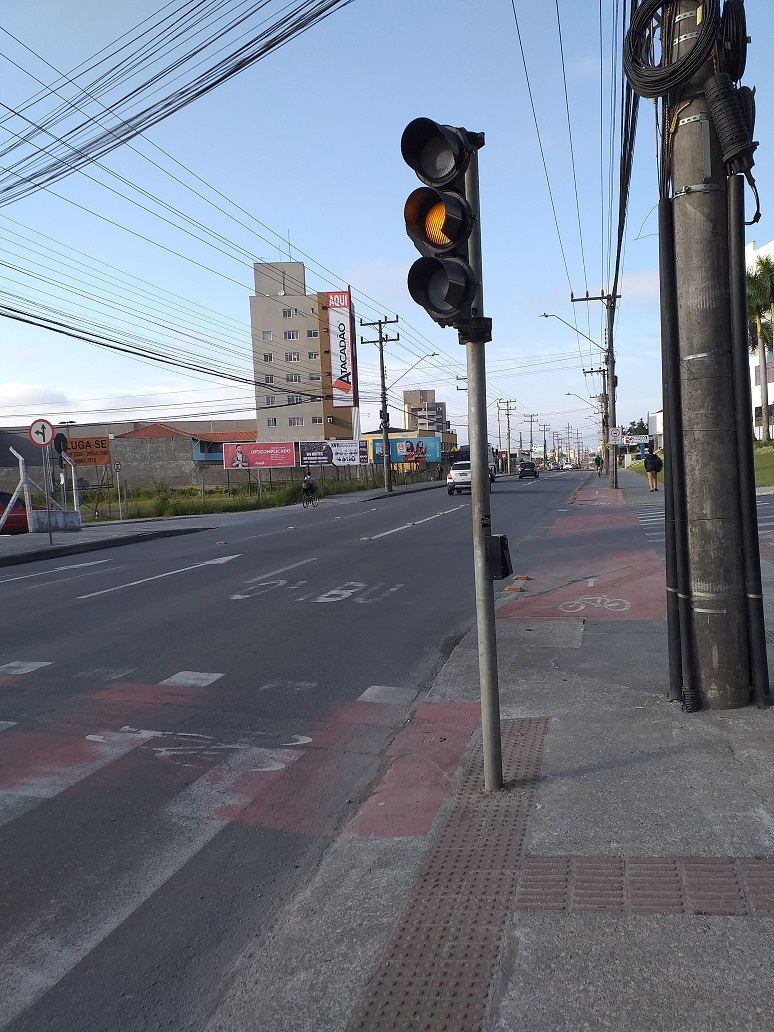
#> input picture traffic_light_recognize/ImagesTest/10.jpg, 774 x 1032 px
$ python staticfiles.py
#> lines starting #> are read from the running program, lines starting #| are printed output that depends on the picture; after the words box and inside, x2 and y2 are one past the last pixel; in counts of white or black regions, pixels touching at a corner belong together
import cv2
import numpy as np

classificador = cv2.CascadeClassifier("cascade_semaforo_2.xml")

imagem = cv2.imread("ImagesTest/10.jpg")
#> imagem is the input picture: shape (1032, 774, 3); mean B, G, R 134, 121, 114.1

imagemcinza = cv2.cvtColor(imagem, cv2.COLOR_BGR2GRAY)
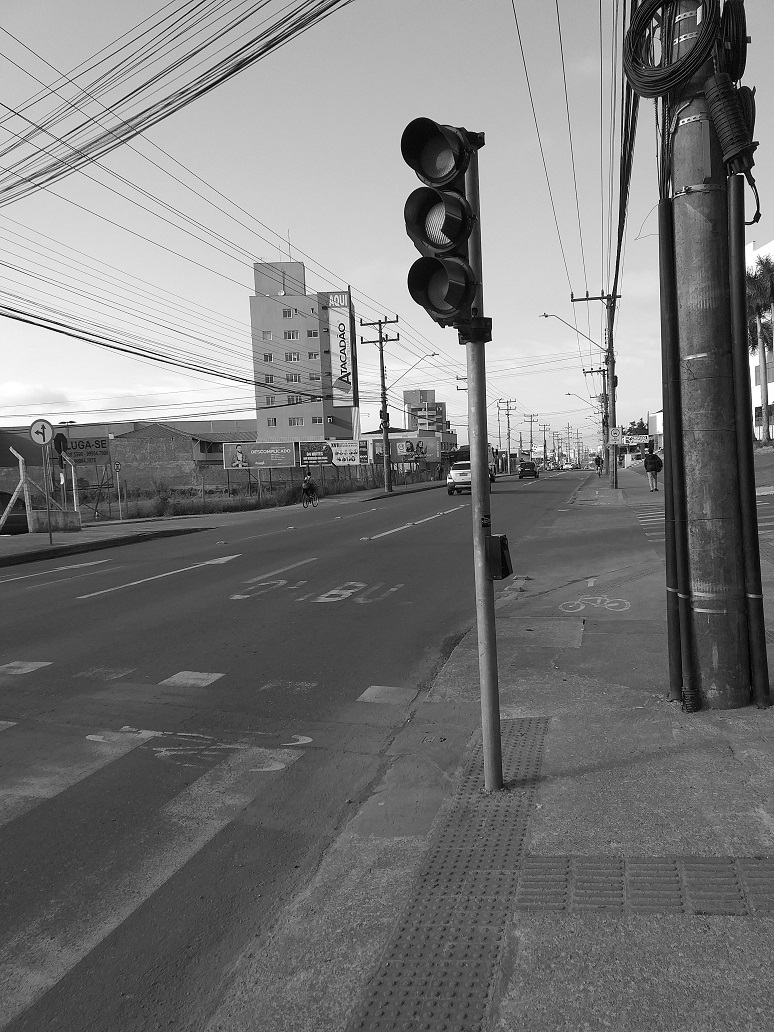
#> imagemcinza: shape (1032, 774); min 0, max 255, mean 120.4


#print('green: ', np.count_nonzero(green))

deteccoes= classificador.detectMultiScale(imagemcinza, scaleFactor=1.25, minNeighbors=7)
#> deteccoes = [[334, 110, 226, 226]]

for(x, y, l, a) in deteccoes:
    cv2.rectangle(imagem, (x, y), (x+l, y+a), (0, 0, 0), 2)
    roi_color = imagem[y:y + a, x:x + l]
    hsv = cv2.cvtColor(roi_color, cv2.COLOR_BGR2HSV)
    green = cv2.inRange(hsv, (36, 25, 25), (70, 255, 255))
    red = cv2.inRange(hsv, (161, 155, 84), (179, 255, 255))
    yellow = cv2.inRange(hsv, (20, 100, 100), (30, 255, 255))
    print('green: ', np.count_nonzero(green))
    print('yellow: ', np.count_nonzero(yellow))
    print('red: ', np.count_nonzero(red))
#> this loop made 1 pass
#| green:  0
#| yellow:  118
#| red:  4
#> pass 1, `roi_color = imagem[y:y + a, x:x + l]`:
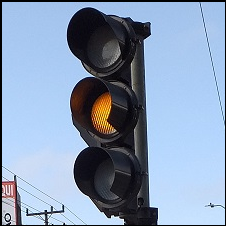
#> roi_color: shape (226, 226, 3); mean B, G, R 179.1, 153.7, 135.2
#> pass 1, `red = cv2.inRange(hsv, (161, 155, 84), (179, 255, 255))`:
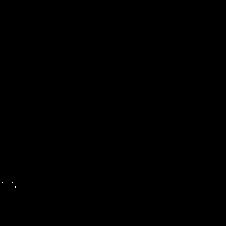
#> red: shape (226, 226); 0.01% white in thin lines or dots, all inside (x1, y1, x2, y2) = (2, 182, 16, 188)
#> after the loop:
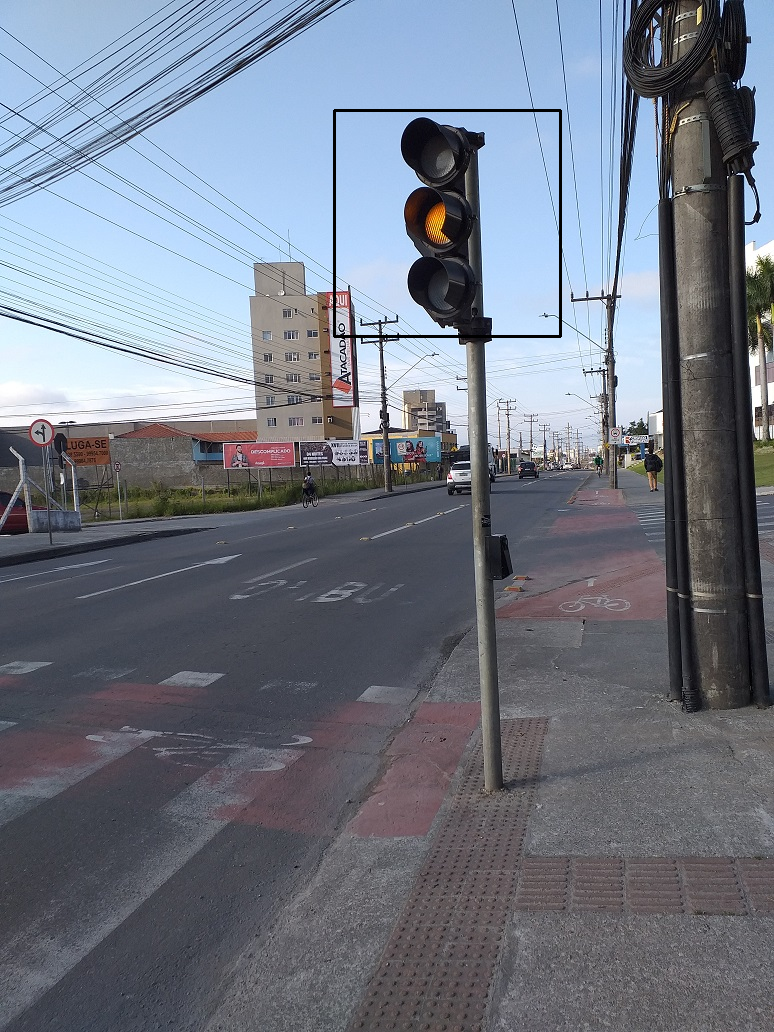
#> imagem: shape (1032, 774, 3); 0.34% of pixels changed, all inside (x1, y1, x2, y2) = (333, 109, 562, 338)
#> after the loop:
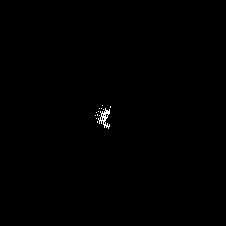
#> yellow: shape (226, 226); 0.23% white in thin lines or dots, all inside (x1, y1, x2, y2) = (95, 105, 111, 129)
    #cv2.imwrite(str(l) + str(a) + '_faces.jpg', roi_color)
cv2.imshow("", imagem)
cv2.waitKey(0)
cv2.destroyAllWindows()

$ run again, with traffic_light_recognize/ImagesTest/1.jpg copied over traffic_light_recognize/ImagesTest/10.jpg
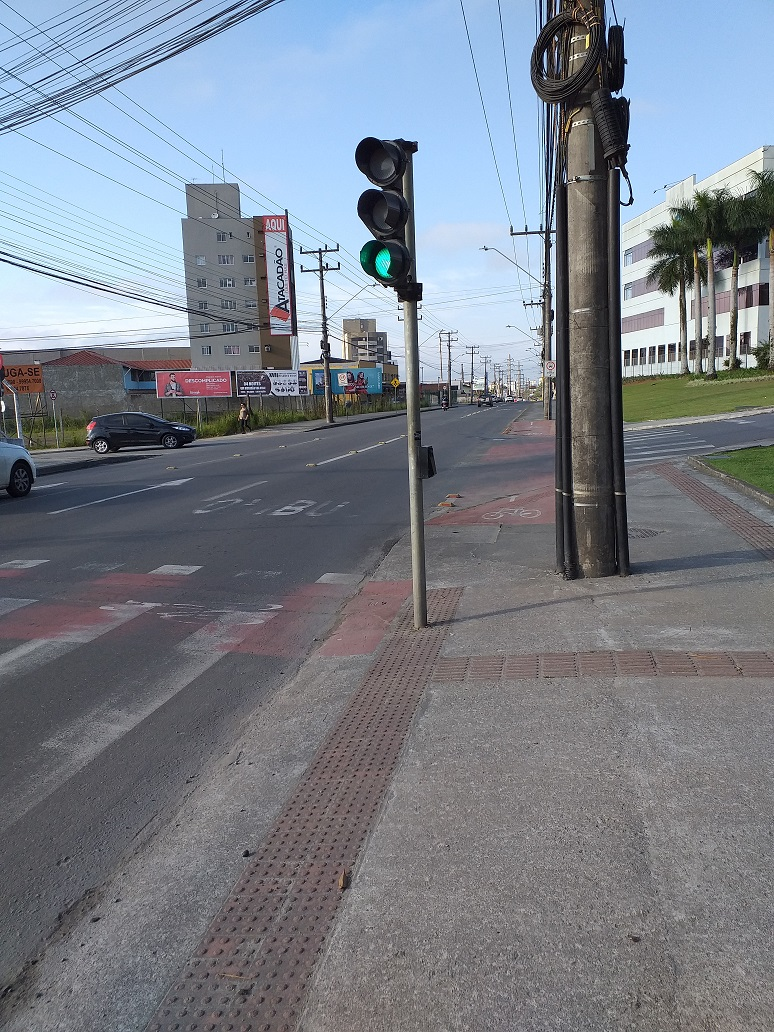
#> input picture traffic_light_recognize/ImagesTest/1.jpg, 774 x 1032 px
#> imagem is the input picture: shape (1032, 774, 3); mean B, G, R 138.2, 128.2, 121.7
#> `imagemcinza = cv2.cvtColor(imagem, cv2.COLOR_BGR2GRAY)`:
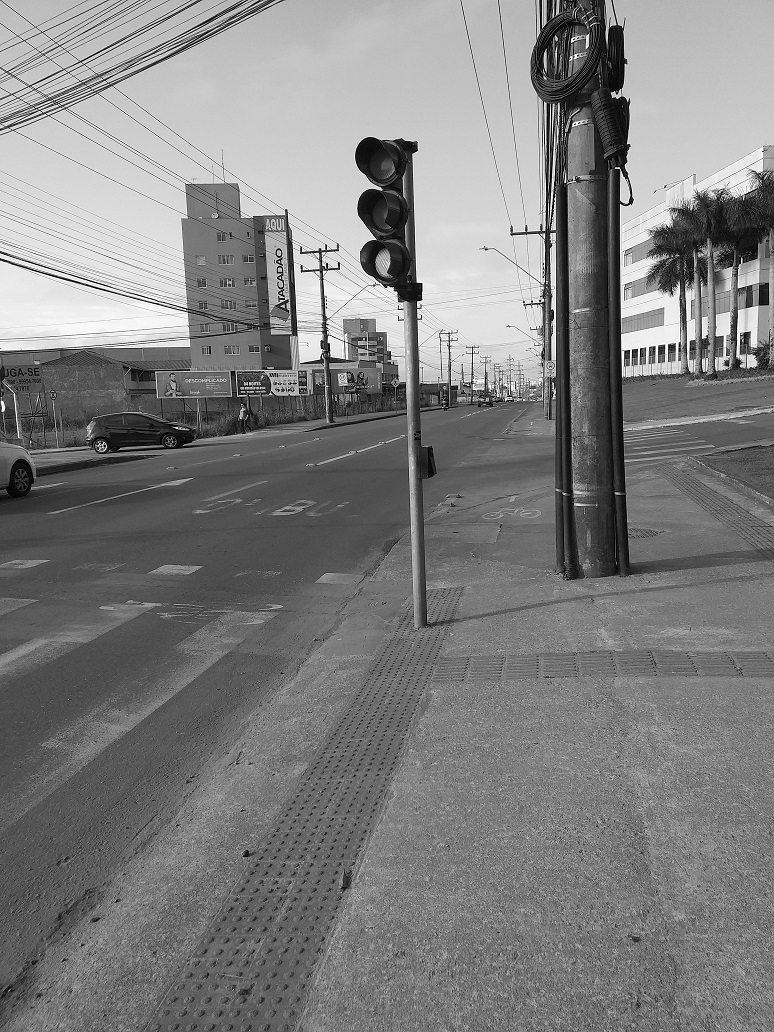
#> imagemcinza: shape (1032, 774); min 0, max 255, mean 127.4
#> deteccoes = [[313, 130, 155, 155]]
#> the loop `for(x, y, l, a) in deteccoes:` made 1 pass
#> (printed output is left out)
#> after the loop `for(x, y, l, a) in deteccoes:`:
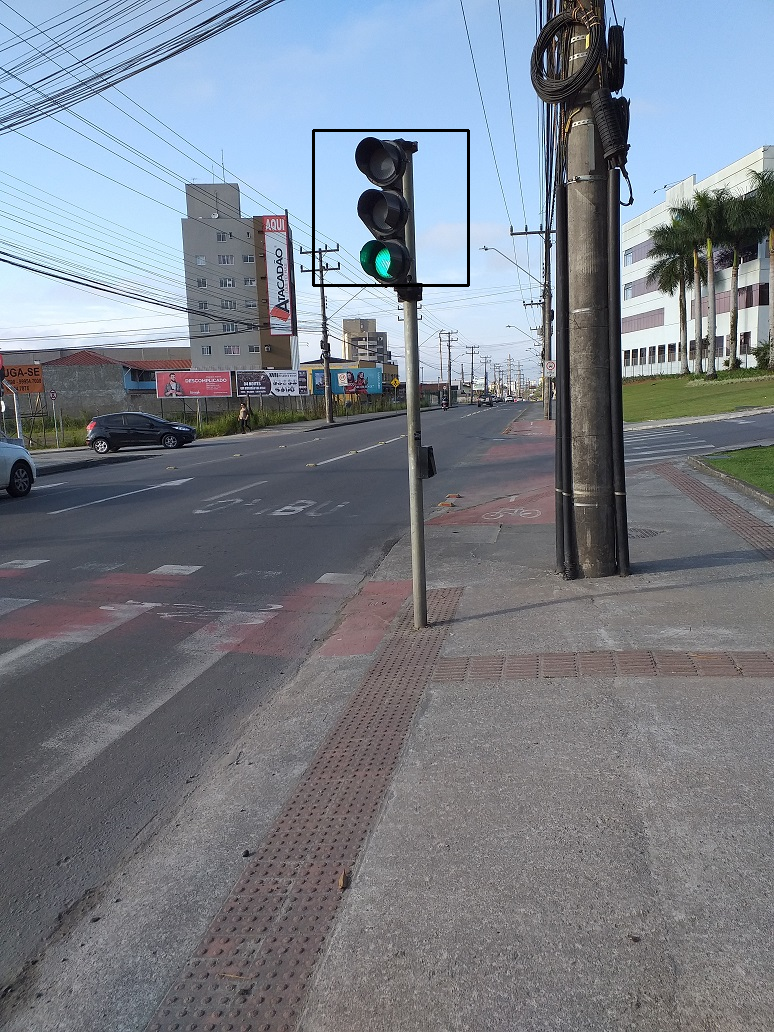
#> imagem: shape (1032, 774, 3); 0.23% of pixels changed, all inside (x1, y1, x2, y2) = (312, 129, 470, 287)

$ run again, with traffic_light_recognize/ImagesTest/2.jpg copied over traffic_light_recognize/ImagesTest/10.jpg
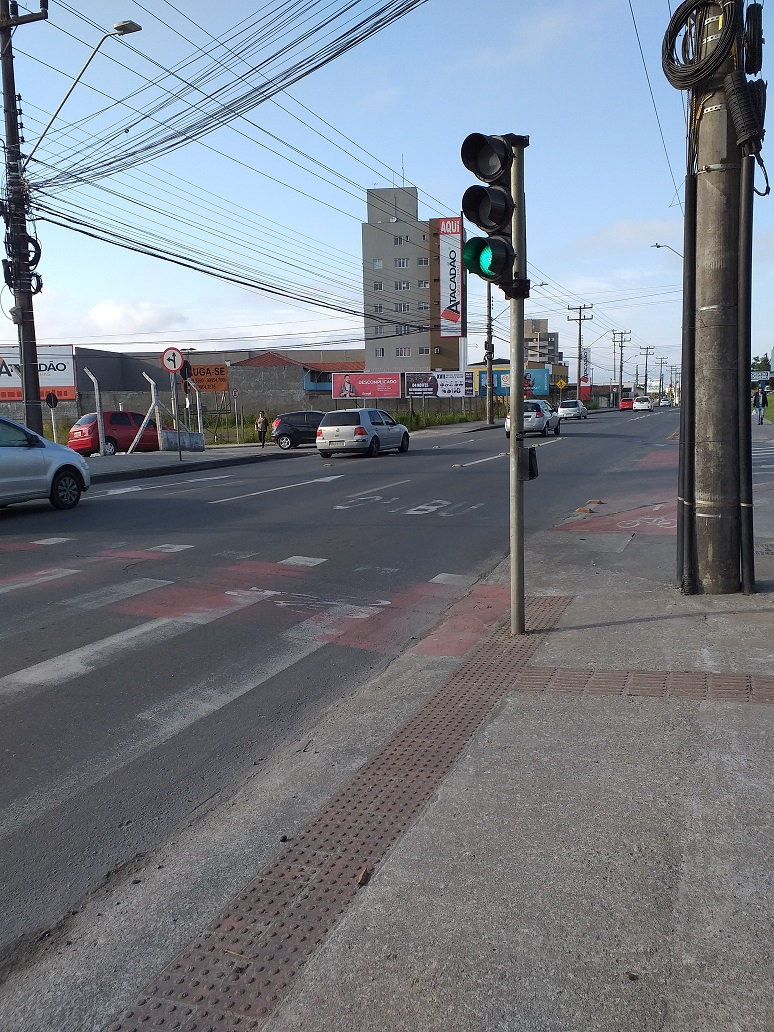
#> input picture traffic_light_recognize/ImagesTest/2.jpg, 774 x 1032 px
#> imagem is the input picture: shape (1032, 774, 3); mean B, G, R 134.2, 124.8, 118.8
#> `imagemcinza = cv2.cvtColor(imagem, cv2.COLOR_BGR2GRAY)`:
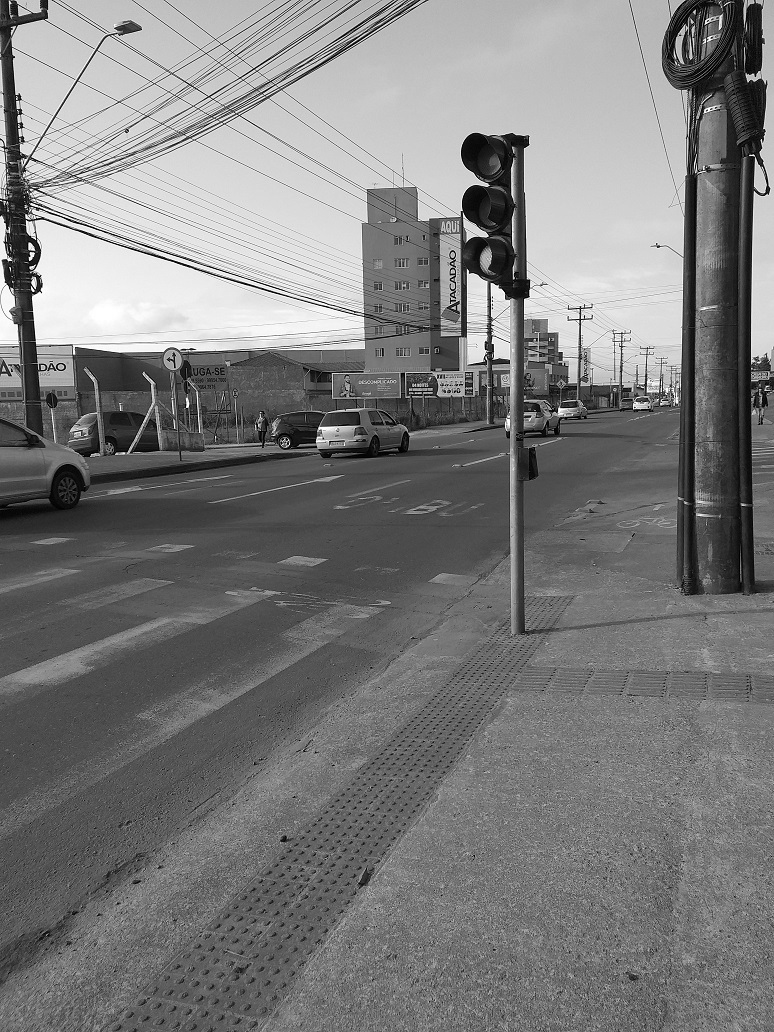
#> imagemcinza: shape (1032, 774); min 0, max 255, mean 124
#> deteccoes = [[396, 113, 198, 198]]
#> the loop `for(x, y, l, a) in deteccoes:` made 1 pass
#> (printed output is left out)
#> after the loop `for(x, y, l, a) in deteccoes:`:
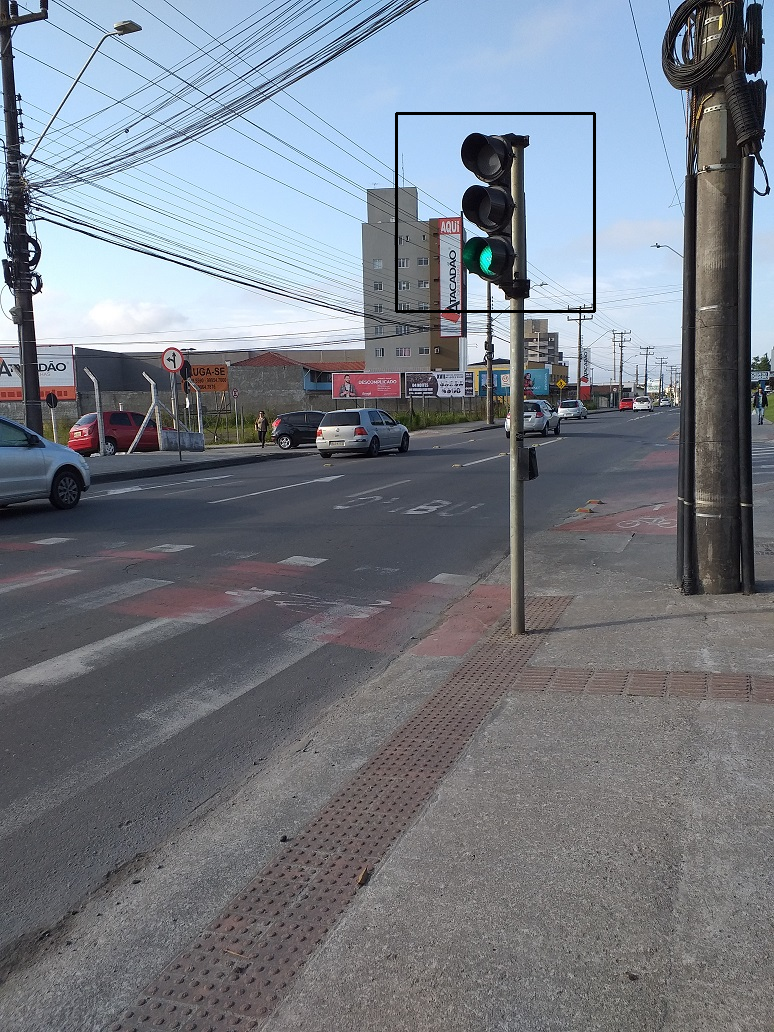
#> imagem: shape (1032, 774, 3); 0.3% of pixels changed, all inside (x1, y1, x2, y2) = (395, 112, 596, 313)

$ run again, with traffic_light_recognize/ImagesTest/3.jpg copied over traffic_light_recognize/ImagesTest/10.jpg
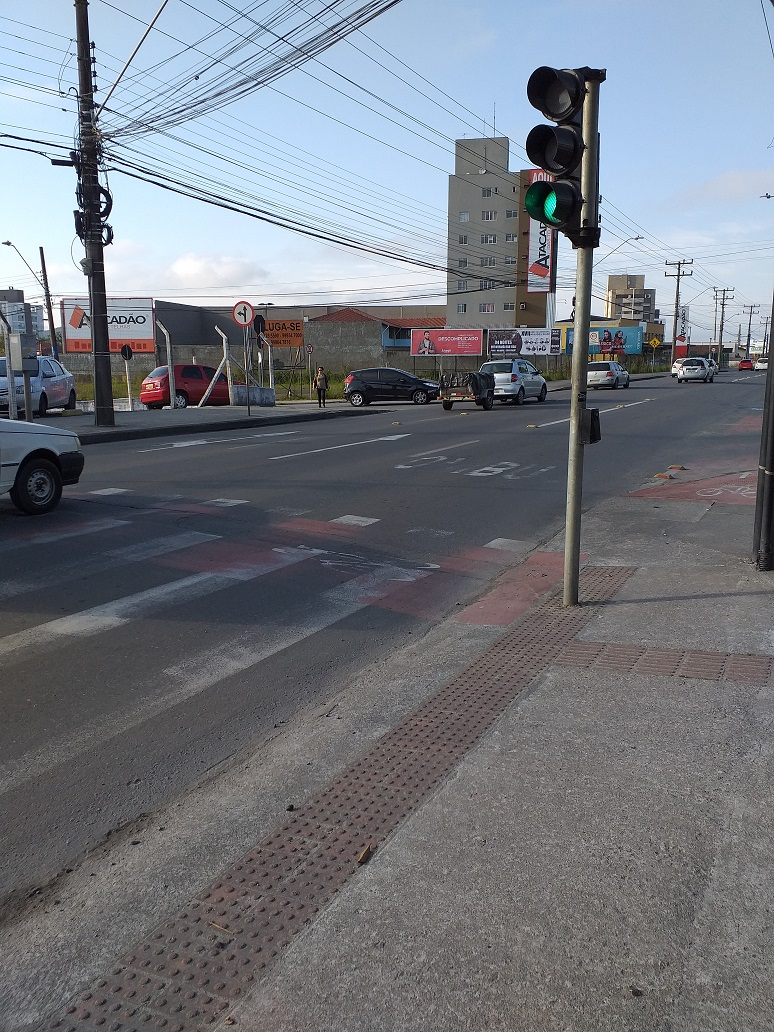
#> input picture traffic_light_recognize/ImagesTest/3.jpg, 774 x 1032 px
#> imagem is the input picture: shape (1032, 774, 3); mean B, G, R 128.1, 120.5, 116
#> `imagemcinza = cv2.cvtColor(imagem, cv2.COLOR_BGR2GRAY)`:
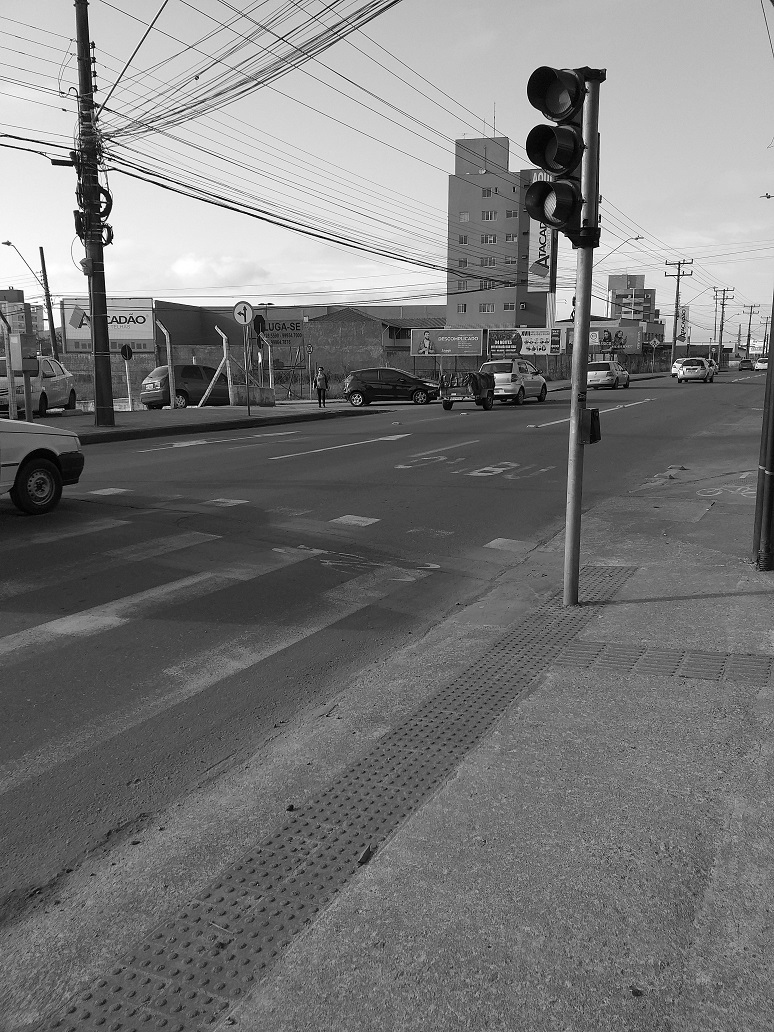
#> imagemcinza: shape (1032, 774); min 0, max 255, mean 120
#> deteccoes = [[465, 49, 200, 200]]
#> the loop `for(x, y, l, a) in deteccoes:` made 1 pass
#> (printed output is left out)
#> after the loop `for(x, y, l, a) in deteccoes:`:
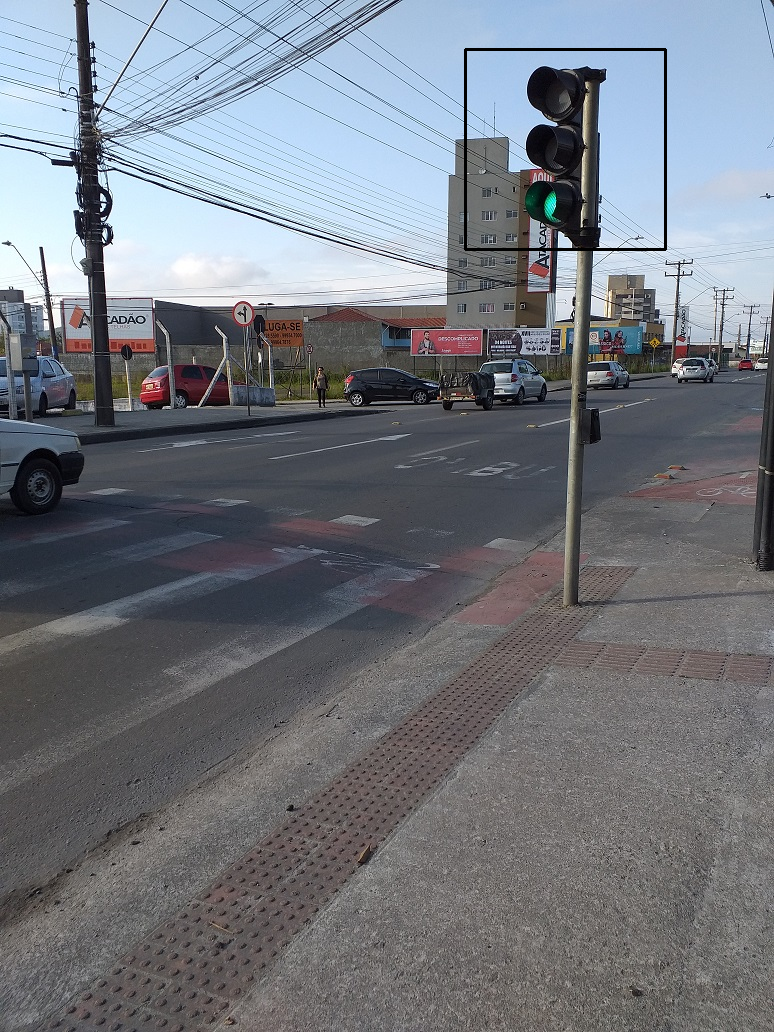
#> imagem: shape (1032, 774, 3); 0.3% of pixels changed, all inside (x1, y1, x2, y2) = (464, 48, 667, 251)
